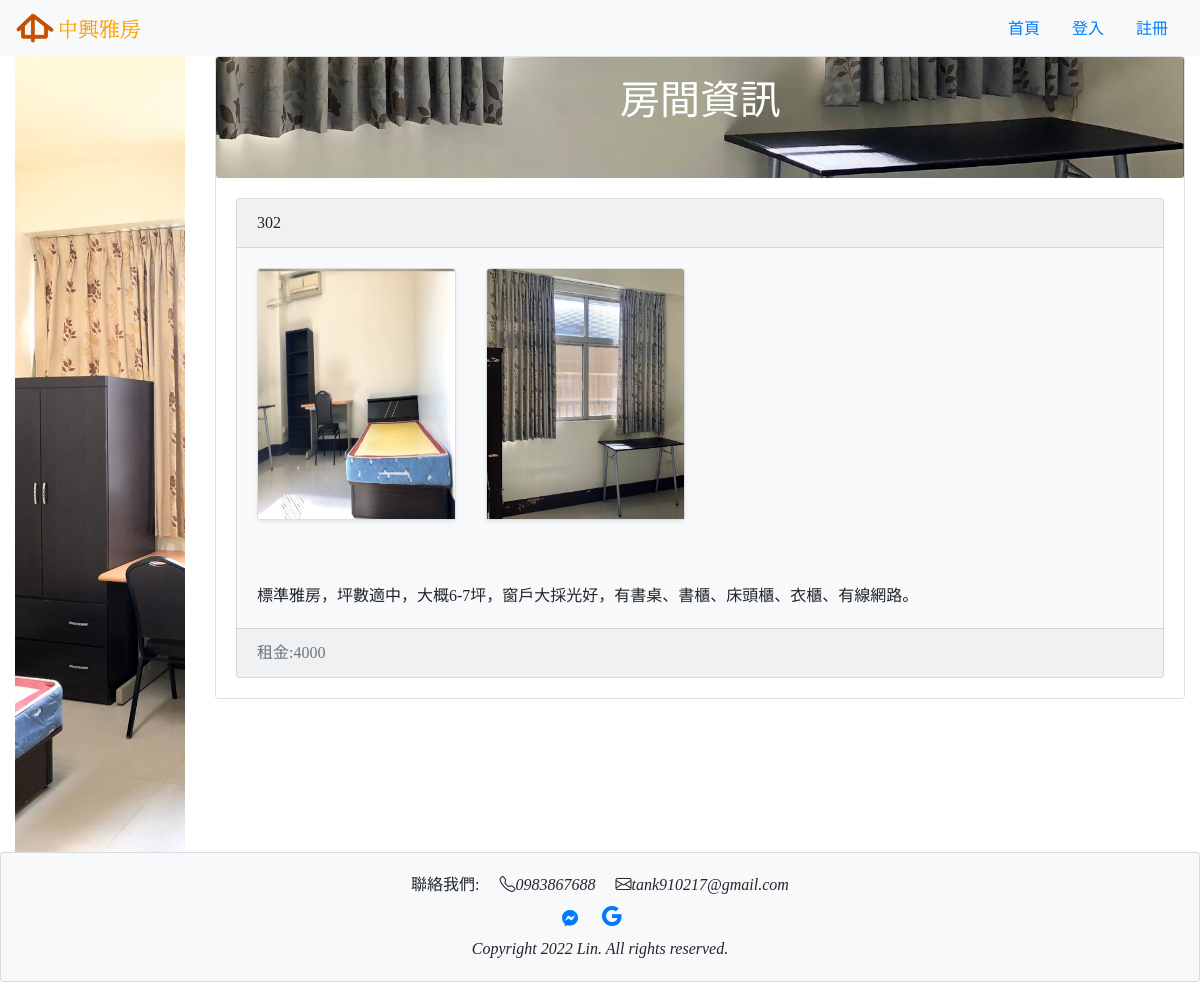
/roomdetail/302, run on the app's committed database.
### fpsite/models.py (models this page shows, shortened)
class Room(models.Model):
    roomnumber = models.CharField(max_length = 10,null =False)
    detail = models.TextField()
    rent = models.PositiveIntegerField(null = True,blank =True)
    enable = models.BooleanField(default = False)

class Photo(models.Model):
    roomnumber = models.ForeignKey(Room, on_delete= models.CASCADE,null =False)
    photo =  models.ImageField(upload_to='image/')

### fpsite/views.py (the view)
# urls.py: path('roomdetail/<str:r>',views.roomdetail,name = 'roomdetail-url'),
def roomdetail(request,r="0"):
    try:
        room = models.Room.objects.get(roomnumber = r)
        photos = models.Photo.objects.filter(roomnumber = room)
    except:
        return HttpResponseRedirect("/")
    return render(request,'roomdetail.html',locals())

### templates/roomdetail.html (shortened to what this page needs)
{% extends "base.html" %}
{% load static %}
{% block content %}
<div class="card mb-3">
  <img src="{% static 'images/b.png' %}" class="card-img" alt="">
  <div class="card-img-overlay">
    <h1 class="card-title text-center text-white">房間資訊</h1>
  </div>
  <div class="card-body">
<div class="card bg-light">
  <div class="card-header">{{room.roomnumber}}</div>
  <div class="card-body">
     <div class="row">
    {% for p in photos %}
        {% if p.roomnumber == room %}
            <div class="col-md-3">
                <div class="card mb-4 shadow-sm">
                    <img class="card-img-top" src="{{ p.photo.url }}" height="250px" alt="" />
                </div>
            </div>
        {% endif %}
    {% endfor %}
    </div>
  </div>
  <div class="card-body">
    <p class="card-text">{{ room.detail }}</p>
  </div>
  <div class="card-footer text-muted">
      {% if room.rent != None %}
         租金:{{ room.rent }}
      {% endif %}
  </div>
</div>
</div>
</div>
{% endblock %}

### templates/base.html (style rules this page uses)
h1,h2,h3,h4,h5,p,div { font-family: 微軟正黑體; }

### data on the page
Room: roomnumber "302", detail "標準雅房，坪數適中，大概6-7坪，窗戶大採光好，有書桌、書櫃、床頭櫃、衣櫃、有線網路。", rent "4000"
Photo: photo (picture)
Photo: photo (picture)
